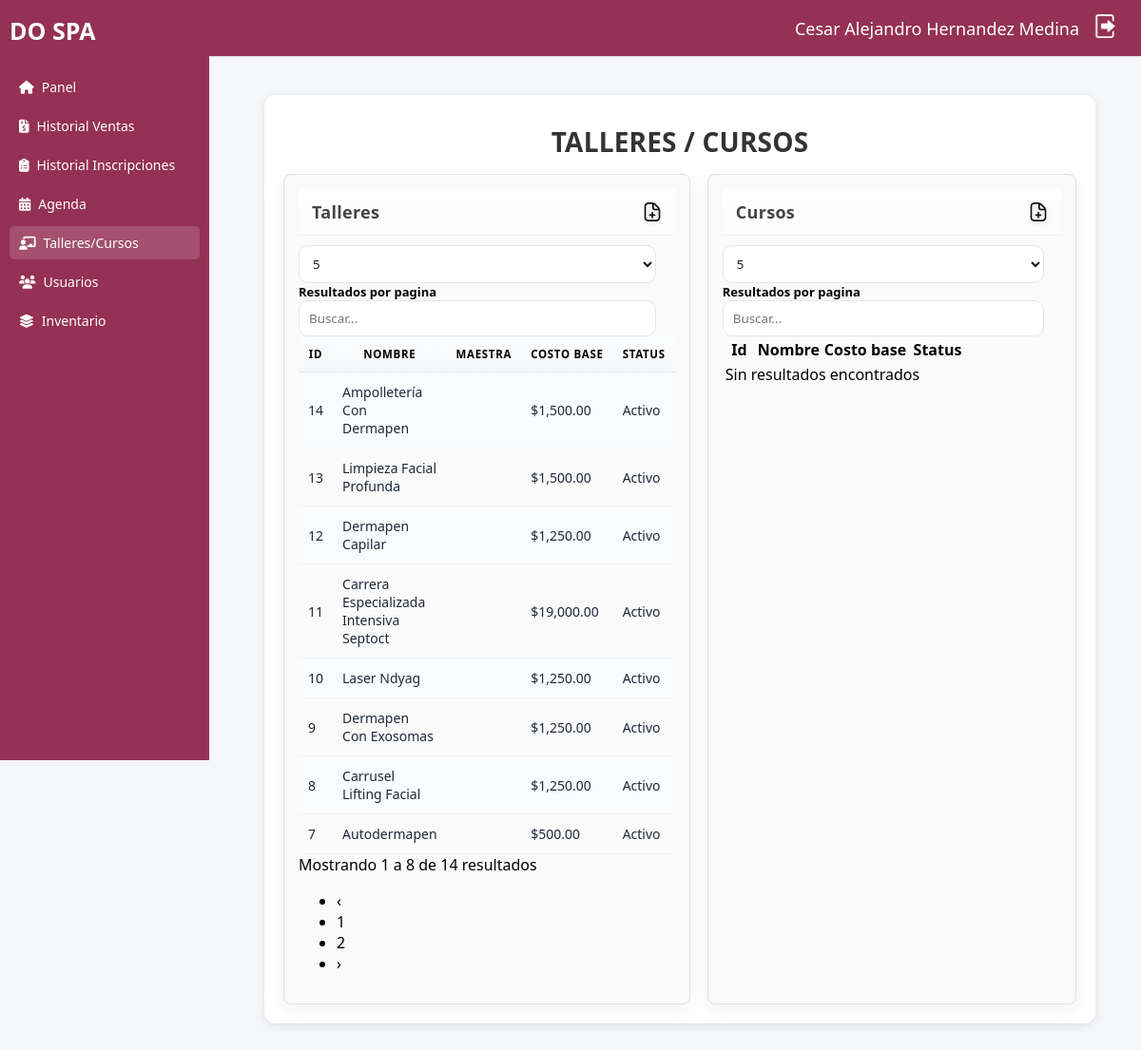
The page /talleres-cursos.php (signed in) on the database its author committed.
### tables this page shows
CREATE TABLE `talleres` (
  `id_taller` int(11) NOT NULL,
  `nombre` varchar(255) DEFAULT NULL,
  `id_maestra` int(11) DEFAULT NULL,
  `costo_base` decimal(10,2) DEFAULT NULL,
  `status` varchar(50) DEFAULT NULL,
  `porcentaje_delia` decimal(5,2) DEFAULT NULL,
  `porcentaje_caro` decimal(5,2) DEFAULT NULL,
  `precio_preferencial` decimal(10,2) DEFAULT 0.00,
  `ingreso_total` decimal(12,2) DEFAULT 0.00,
  `gastos_totales` decimal(12,2) DEFAULT 0.00,
  `id_sucursal` int(11) DEFAULT NULL
);

### talleres-cursos.php (the view, shortened to what this page needs)
<?php
require_once "conexion.php";
$Nombre = $_SESSION['nombre'] ?? '';
$Apat   = $_SESSION['apat']   ?? '';
$Amat   = $_SESSION['amat']   ?? '';
mysqli_set_charset($conexion, 'utf8mb4');
?>
<!DOCTYPE html>
<html lang="es">
<head>
  <link rel="stylesheet" href="css/sidebar.css">
  <link rel="stylesheet" href="css/header.css">
  <link rel="stylesheet" href="css/inventario.css">
  <link rel="stylesheet" href="css/talleres-cursos.css?v=2">
  <link rel="stylesheet" href="https://cdn.jsdelivr.net/npm/simple-datatables@latest/dist/style.css">
  <link rel="stylesheet" href="https://cdnjs.cloudflare.com/ajax/libs/font-awesome/6.4.0/css/all.min.css">
</head>
<body>
  <div class="dashboard">
    <aside class="sidebar">
      <div class="logo">DO SPA</div>
      <ul id="menu">
        <li><a href="main.php"><i class="fas fa-home"></i> Panel</a></li>
        <li><a href="ventas.php"><i class="fas fa-file-invoice-dollar"></i> Historial Ventas</a></li>
        <li><a href="inscripciones.php"><i class="fas fa-clipboard-list"></i> Historial Inscripciones</a></li>
        <li><a href="agenda.php"><i class="fas fa-calendar-days"></i> Agenda</a></li>
        <li class="active"><a href="talleres-cursos.php"><i class="fas fa-chalkboard-teacher"></i>Talleres/Cursos</a></li>
        <li><a href="alumnas-maestras.php"><i class="fa-solid fa-users"></i><span>Usuarios</span></a></li>
        <li><a href="inventario.php"><i class="fas fa-layer-group"></i> Inventario</a></li>
      </ul>
    </aside>
    <main class="main">
      <header class="topbar">
        <div class="user-info">
          <span><?php echo htmlspecialchars("$Nombre $Apat $Amat", ENT_QUOTES, 'UTF-8'); ?></span>
          <a href="muerte.php"><img src="img/logout.png" id="btn-logout" alt="Salir"></a>
        </div>
      </header>
      <div class="inventario">
        <h2 class="titulo-inventario" align="center">TALLERES / CURSOS</h2>
        <div class="tablas-inventario">
          <section class="productos">
            <div class="section-header">
              <h3>Talleres</h3>
              <div class="section-actions">
                <img src="img/agregar.png" alt="Agregar" class="icon btn-alta" width="20" data-tipo="taller" title="Dar de alta Taller">
              </div>
            </div>
            <table id="TablaTalleres" class="display">
              <thead>
                <tr>
                  <th>Id</th>
                  <th>Nombre</th>
                  <th>Maestra</th>
                  <th>Costo base</th>
                  <th>Status</th>
                </tr>
              </thead>
              <tbody>
              <?php
                $sqlT = "SELECT t.id_taller, t.nombre, m.nombre AS maestra, t.costo_base, t.status
                         FROM talleres t
                         LEFT JOIN maestras m ON m.id_maestra = t.id_maestra
                         ORDER BY t.id_taller DESC";
                if ($rT = mysqli_query($conexion, $sqlT)):
                  while ($row = mysqli_fetch_assoc($rT)): ?>
                    <tr>
                      <td><?php echo (int)$row['id_taller']; ?></td>
                      <td><?php echo htmlspecialchars($row['nombre'] ?? '', ENT_QUOTES, 'UTF-8'); ?></td>
                      <td><?php echo '$'.number_format((float)$row['costo_base'], 2); ?></td>
                      <td><?php echo htmlspecialchars(ucfirst($row['status']) ?? '', ENT_QUOTES, 'UTF-8'); ?></td>
                    </tr>
              <?php endwhile; mysqli_free_result($rT); endif; ?>
              </tbody>
            </table>
          </section>
          <section class="kits">
            <div class="section-header">
              <h3>Cursos</h3>
              <div class="section-actions">
                <img src="img/agregar.png" alt="Agregar" class="icon btn-alta" width="20" data-tipo="curso" title="Dar de alta Curso">
              </div>
            </div>
            <table id="TablaCursos" class="display">
              <thead>
                <tr>
                  <th>Id</th>
                  <th>Nombre</th>
                  <th>Costo base</th>
                  <th>Status</th>
                </tr>
              </thead>
            </table>
          </section>
        </div>
      </div>
    </main>
  </div>
</body>
</html>

### css/sidebar.css (style rules this page uses)
.sidebar { position: fixed; top: 0; left: 0; width: 220px; height: 100vh; background: #943154; color: #fff; padding: 15px 10px; box-sizing: border-box; font-family: 'Segoe UI', sans-serif; }
.sidebar .logo { font-size: 25px; font-weight: bold; margin-bottom: 25px; text-align: left; color: #fff; }
.sidebar ul { list-style: none; margin: 0; padding: 0; }
.sidebar li { margin: 6px 0; }
.sidebar a { display: flex; align-items: center; gap: 8px; padding: 8px 10px; color: #fff; text-decoration: none; font-size: 14px; border-radius: 5px; transition: background 0.3s; }
.sidebar a:hover, .sidebar .active a { background: rgba(255, 255, 255, 0.15); }

### css/header.css (style rules this page uses)
html { background: #f5f6fa; }
#btn-logout { cursor: pointer; width: 25px; transition: ease-in-out .15s; }
.topbar { position: fixed; top: 0; left: 220px; right: 0; height: 60px; background: #943154; display: flex; align-items: center; justify-content: flex-end; padding: 0 25px; border-bottom: 1px solid #e0e0e0; box-sizing: border-box; z-index: 1000; }
.user-info { display: flex; align-items: center; gap: 15px; font-size: 18px; color: #333; }
.user-info span { font-weight: 500; color: white; }

### css/inventario.css (style rules this page uses)
* { font-family: 'Segoe UI', sans-serif; }
.main { margin-left: 230px; margin-top: 60px; padding: 20px; background: #f5f6fa; min-height: calc(100vh - 60px); box-sizing: border-box; font-family: 'Segoe UI', sans-serif; }
a { text-decoration: none; color: #000; }
.inventario { background: #fff; padding: 25px; border-radius: 12px; box-shadow: 0 2px 10px rgba(0,0,0,0.1); margin: 20px; flex: 1; display: flex; flex-direction: column; }
.inventario .titulo-inventario { font-size: 28px; font-weight: 700; margin-bottom: 15px; color: #333; }
.tablas-inventario { display: grid; grid-template-columns: 1fr 1fr; gap: 25px; }
.tablas-inventario section { background: #fafafa; border: 1px solid #e0e0e0; border-radius: 8px; padding: 15px; }
.tablas-inventario h3 { margin-bottom: 10px; font-size: 18px; color: #444; }
.tablas-inventario .section-header { display: flex; align-items: center; justify-content: space-between; gap: 12px; margin-bottom: 10px; }
.tablas-inventario .section-header h3 { margin: 0; font-size: 18px; color: #444; }
.section-actions { display: flex; align-items: center; gap: 10px; }
.section-actions .icon { width: 20px; height: 20px; cursor: pointer; vertical-align: middle; opacity: 0.95; transition: transform .12s ease, opacity .12s ease; }

### css/talleres-cursos.css (style rules this page uses)
.inventario { padding: 20px; }
.titulo-inventario { margin: 10px 0 18px; font-size: 24px; font-weight: 800; letter-spacing: .2px; text-transform: uppercase; }
.tablas-inventario { display: grid; grid-template-columns: 1fr 1fr; gap: 18px; }
.productos, .kits { background: #ffffff; border: 1px solid #e5e7eb; border-radius: 14px; box-shadow: 0 6px 20px rgba(0,0,0,.06); overflow: clip; }
.section-header { display: flex; align-items: center; justify-content: space-between; padding: 12px 14px; border-bottom: 1px solid #eef2f7; background: linear-gradient(180deg, #ffffff, #fafbfc); }
.section-header h3 { margin: 0; font-size: 15px; font-weight: 800; letter-spacing: .3px; }
.section-actions { display: flex; align-items: center; gap: 10px; }
.section-actions .icon { width: 20px; height: 20px; cursor: pointer; transition: transform .15s ease, filter .2s ease; filter: drop-shadow(0 2px 3px rgba(0,0,0,.15)); }
table.display { width: 100%; border-collapse: collapse; font-size: 14px; }

### rows shown on the page
talleres: id_taller "14", nombre "Ampolletería Con Dermapen", costo_base "1,500.00", status "Activo"
talleres: id_taller "13", nombre "Limpieza Facial Profunda", costo_base "1,500.00", status "Activo"
talleres: id_taller "12", nombre "Dermapen Capilar", costo_base "1,250.00", status "Activo"
talleres: id_taller "11", nombre "Carrera Especializada Intensiva Septoct", costo_base "19,000.00", status "Activo"
talleres: id_taller "10", nombre "Laser Ndyag", costo_base "1,250.00", status "Activo"
talleres: id_taller "9", nombre "Dermapen Con Exosomas", costo_base "1,250.00", status "Activo"
talleres: id_taller "8", nombre "Carrusel Lifting Facial", costo_base "1,250.00", status "Activo"
talleres: id_taller "7", nombre "Autodermapen", costo_base "500.00", status "Activo"
